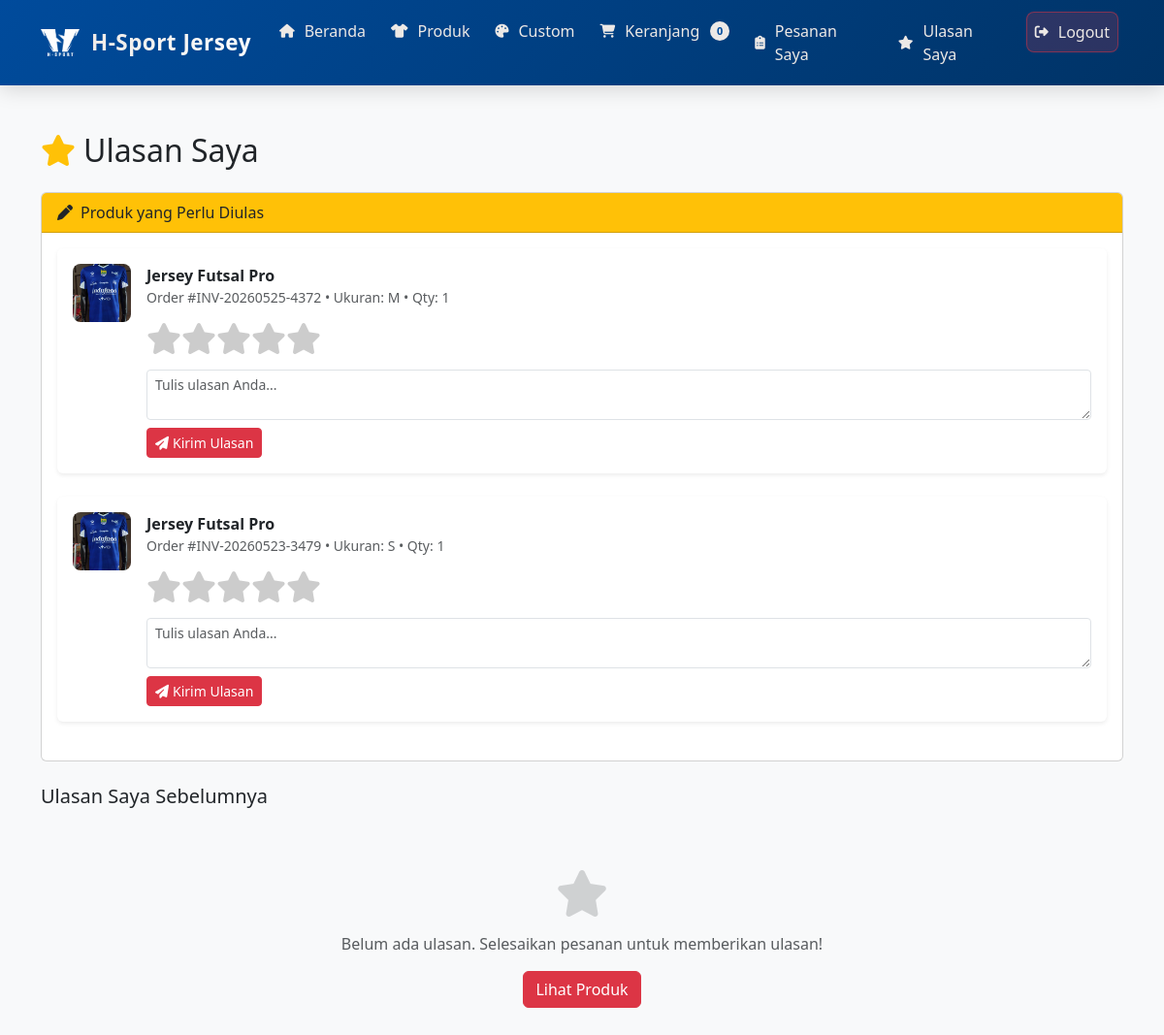
/review.php (signed in), run on the app's committed database.
### tables this page shows
CREATE TABLE `order_items` (
  `id` int(11) NOT NULL,
  `order_id` int(11) NOT NULL,
  `product_id` int(11) NOT NULL,
  `quantity` int(11) NOT NULL,
  `price` decimal(12,2) NOT NULL,
  `custom_design` varchar(255) DEFAULT NULL,
  `custom_text` varchar(100) DEFAULT NULL,
  `size` varchar(10) DEFAULT NULL,
  `color` varchar(50) DEFAULT NULL,
  `created_at` timestamp NOT NULL DEFAULT current_timestamp()
);

CREATE TABLE `products` (
  `id` int(11) NOT NULL,
  `name` varchar(100) NOT NULL,
  `category` varchar(50) NOT NULL,
  `material` varchar(100) DEFAULT NULL,
  `price` decimal(12,2) NOT NULL,
  `description` text DEFAULT NULL,
  `image` varchar(255) DEFAULT NULL,
  `sizes` varchar(100) DEFAULT 'S,M,L,XL,XXL',
  `colors` text DEFAULT NULL,
  `stock` int(11) DEFAULT 100,
  `created_at` timestamp NOT NULL DEFAULT current_timestamp(),
  `updated_at` timestamp NOT NULL DEFAULT current_timestamp() ON UPDATE current_timestamp()
);

CREATE TABLE `orders` (
  `id` int(11) NOT NULL,
  `user_id` int(11) NOT NULL,
  `order_number` varchar(50) NOT NULL,
  `total_amount` decimal(12,2) NOT NULL,
  `status` enum('pending','paid','production','shipped','completed','cancelled') DEFAULT 'pending',
  `payment_status` enum('unpaid','paid') DEFAULT 'unpaid',
  `shipping_method` varchar(50) DEFAULT NULL,
  `shipping_address` text DEFAULT NULL,
  `tracking_number` varchar(100) DEFAULT NULL,
  `notes` text DEFAULT NULL,
  `created_at` timestamp NOT NULL DEFAULT current_timestamp(),
  `updated_at` timestamp NOT NULL DEFAULT current_timestamp() ON UPDATE current_timestamp()
);

### review.php (the view, shortened to what this page needs)
<?php
require_once 'config/database.php';
$user_id = $_SESSION['user_id'];
$stmt = $pdo->prepare("
    SELECT o.id as order_id, o.order_number, o.created_at,
           oi.product_id, p.name as product_name, p.image,
           oi.size, oi.quantity,
           (SELECT id FROM reviews r WHERE r.order_id=o.id AND r.product_id=oi.product_id AND r.user_id=?) as reviewed_id
    FROM orders o
    JOIN order_items oi ON o.id = oi.order_id
    JOIN products p ON oi.product_id = p.id
    WHERE o.user_id=? AND o.status='completed'
    ORDER BY o.created_at DESC
");
$stmt->execute([$user_id, $user_id]);
$reviewable = $stmt->fetchAll();
$stmt = $pdo->prepare("
    SELECT r.*, p.name as product_name, p.image, o.order_number
    FROM reviews r
    JOIN products p ON r.product_id = p.id
    JOIN orders o ON r.order_id = o.id
    WHERE r.user_id=?
    ORDER BY r.created_at DESC
");
$stmt->execute([$user_id]);
$my_reviews = $stmt->fetchAll();
?>
<!DOCTYPE html>
<html lang="id">
<head>
<link href="https://cdn.jsdelivr.net/npm/bootstrap@5.3.0/dist/css/bootstrap.min.css" rel="stylesheet">
<link href="https://cdnjs.cloudflare.com/ajax/libs/font-awesome/6.4.0/css/all.min.css" rel="stylesheet">
</head>
<body class="bg-light">
<?php include 'includes/navbar.php'; ?>
<div class="container py-5">
    <h2 class="mb-4"><i class="fas fa-star text-warning me-2"></i>Ulasan Saya</h2>
    <?php $pending_review = array_filter($reviewable, fn($r) => !$r['reviewed_id']); ?>
    <?php if(!empty($pending_review)): ?>
    <div class="card mb-4">
        <div class="card-header bg-warning text-dark">
            <i class="fas fa-pen me-2"></i>Produk yang Perlu Diulas
        </div>
        <div class="card-body">
        <?php foreach($pending_review as $item): ?>
        <div class="d-flex align-items-start gap-3 mb-4 p-3 bg-white rounded shadow-sm">
            <?php if($item['image']): ?>
            <img src="uploads/<?=htmlspecialchars($item['image'])?>" class="product-thumb" alt="">
            <?php else: ?>
            <div class="product-thumb bg-secondary d-flex align-items-center justify-content-center text-white rounded">
                <i class="fas fa-tshirt"></i>
            </div>
            <?php endif; ?>
            <div class="flex-grow-1">
                <strong><?=htmlspecialchars($item['product_name'])?></strong>
                <small class="text-muted d-block">Order #<?=htmlspecialchars($item['order_number'])?> &bull; Ukuran: <?=$item['size']?> &bull; Qty: <?=$item['quantity']?></small>
                <form method="POST" class="mt-2">
                    <div class="star-input mb-2">
                        <?php for($s=5;$s>=1;$s--): ?>
                        <label for="star<?=$s?>_<?=$item['order_id']?>_<?=$item['product_id']?>"><i class="fas fa-star"></i></label>
                        <?php endfor; ?>
                    </div>
                    <textarea name="comment" class="form-control form-control-sm mb-2" rows="2"
                        placeholder="Tulis ulasan Anda..." required></textarea>
                    <button type="submit" name="submit_review" class="btn btn-sm btn-danger">
                        <i class="fas fa-paper-plane me-1"></i>Kirim Ulasan
                    </button>
                </form>
            </div>
        </div>
        <?php endforeach; ?>
        </div>
    </div>
    <?php endif; ?>
    <h5 class="mb-3">Ulasan Saya Sebelumnya</h5>
    <?php if(empty($my_reviews)): ?>
        <div class="text-center text-muted py-5">
            <i class="fas fa-star fa-3x mb-3 opacity-25"></i>
            <p>Belum ada ulasan. Selesaikan pesanan untuk memberikan ulasan!</p>
            <a href="products.php" class="btn btn-danger">Lihat Produk</a>
        </div>
    <?php endif; ?>
</div>
</body>
</html>

### review.php (style rules this page uses)
.star-input { display:flex; flex-direction:row-reverse; justify-content:flex-end; }
.star-input label { cursor:pointer; font-size:2rem; color:#ccc; transition:.2s; }
.product-thumb { width:60px; height:60px; object-fit:cover; border-radius:8px; }

### data on the page
order_items: product.image (picture), product.name "Jersey Futsal Pro", order.order_number "INV-20260525-4372", size "M", quantity "1"
order_items: product.image (picture), product.name "Jersey Futsal Pro", order.order_number "INV-20260523-3479", size "S", quantity "1"
